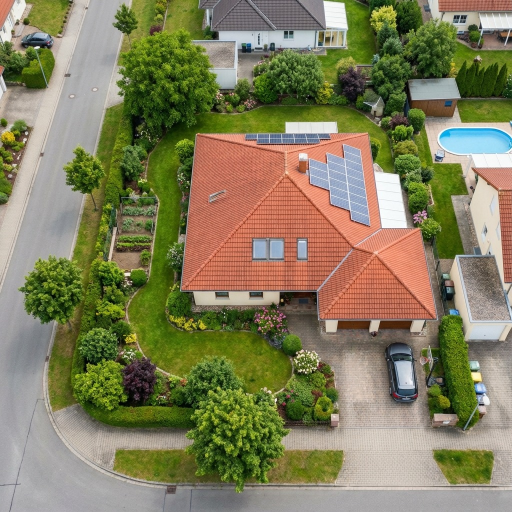
#> input picture backend_frontend/uploads/1af6f528-41a3-4c96-9851-c3e7717f30d0_WhatsApp Image 2025-12-05 at 10.24.25 AM.jpeg, 1024 x 1024 px (shown at 1/2 size)
$ python -i app.py   (imports and definitions only)
#> lines starting #> are read from the running program, lines starting #| are printed output that depends on the picture
import os
import numpy as np
from flask import Flask, render_template, request, send_file, jsonify
from PIL import Image
import io
import uuid

# Eliminated dependency on shape_generator and open3d
# We use our own write_colored_ply function defined below


# [1 line not run here, left out]
# [1 line that did not run here, left out]
# [1 line that did not run here, left out]

# Ensure directories exist
# [2 lines not run here, left out]

def generate_point_cloud_from_image(image_path, output_path, resolution_scale=0.5, z_scale=50.0):
    """
    Convert an image to a 3D point cloud based on pixel intensity.

    Args:
        image_path: Path to the input image
        output_path: Path to save the PLY file
        resolution_scale: Downscale factor to reduce point count (0.0 - 1.0)
        z_scale: Multiplier for the Z-axis (depth)
    """
#> called with output_path = 'out.png', resolution_scale = 0.5, z_scale = 50
    # Load image
    img = Image.open(image_path)
#> img is the input picture: PIL image 1024x1024 RGB; mean R, G, B 130.7, 126.7, 92.5

    # Convert to RGB for colors
    img_rgb = img.convert('RGB')

    # Resize for performance / point cloud density control
    new_width = int(img.width * resolution_scale)
#> new_width = 512
    new_height = int(img.height * resolution_scale)
#> new_height = 512
    img_rgb = img_rgb.resize((new_width, new_height))
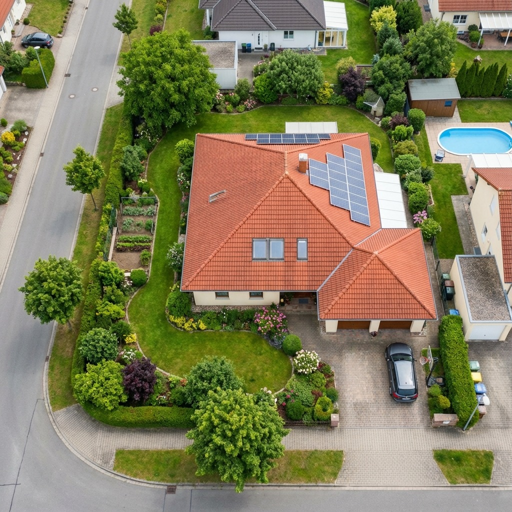
#> img_rgb: PIL image 512x512 RGB; mean R, G, B 130.7, 126.7, 92.5
    img_gray = img_rgb.convert('L') # Grayscale for depth
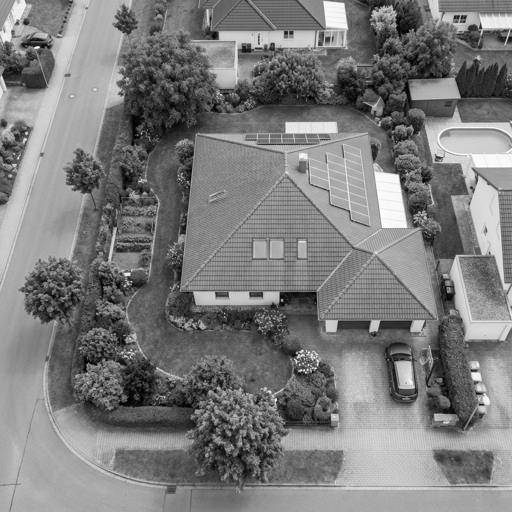
#> img_gray: PIL image 512x512 L; min 0, max 254, mean 124

    # Convert to numpy arrays
    colors = np.array(img_rgb)
    depth_map = np.array(img_gray)

    # Create coordinate grid
    height, width = depth_map.shape
#> height = 512; width = 512
    x = np.linspace(0, width, width)
#> x = 512 values from 0 to 512
    y = np.linspace(0, height, height)
#> y = 512 values from 0 to 512
    xx, yy = np.meshgrid(x, y)

    # Flatten arrays
    flat_x = xx.flatten()
    flat_y = yy.flatten()
    flat_z = depth_map.flatten() / 255.0 * z_scale # Normalize 0-1 then scale

    # Invert Z if needed (usually lighter = closer, so higher Z)
    # But for a "depth map" sometimes darker is deeper.
    # Let's assume lighter is "higher" (hills) for now.

    points = np.column_stack((flat_x, flat_y, flat_z))

    # Labels:
    # The existing write_ply_with_labels requires a label per point.
    # We'll just define a new label "5" for "Image Generated" or reuse 1 (Horizontal)
    # Let's use 0 (Undefined) or 1. Let's use 1 to show up as "Tan" or customize later.
    # Actually, to keep it simple and avoid modifying the reader, we'll just use 1.
    labels = np.ones(points.shape[0], dtype=int)

    # Note: write_ply_with_labels defines colors based on labels in its viewer,
    # but the PLY file itself just stores x,y,z,label.
    # To get REAL colors in a PLY properly, we usually add r,g,b properties.
    # The current 'write_ply_with_labels' implementation DOES NOT support custom RGB colors.
    # It only supports labels.
    # WE WILL MODIFY THE WRITE FUNCTION locally here to support RGB if we want colors,
    # OR we just stick to geometry.
    # For a premium feel, colors are important.
    # Let's create a custom writer here to include RGB.

    write_colored_ply(points, colors.reshape(-1, 3), output_path)

def write_colored_ply(points, colors, filename):
    """
    Write a PLY file with X, Y, Z and R, G, B colors.
    """
#> called with points = array of shape (262144, 3), colors = array of shape (262144, 3), filename = 'out.png'
    header = """ply
format ascii 1.0
element vertex {}
property float x
property float y
property float z
property uchar red
property uchar green
property uchar blue
end_header
""".format(len(points))

    with open(filename, 'w') as f:
        f.write(header)
        for i in range(len(points)):
            p = points[i]
            c = colors[i]
            f.write(f"{p[0]} {p[1]} {p[2]} {int(c[0])} {int(c[1])} {int(c[2])}\n")
#> this loop made 262144 passes
#> (p, c) on passes 1 to 3: ([0, 0, 29.41], [211, 129, 102]), ([1, 0, 31.18], [221, 137, 111]), ([2, 0, 30.2], [217, 131, 106])

# [3 lines that did not run here, left out]

# [32 lines that did not run here, left out]

# [3 lines that did not run here, left out]

# [2 lines not run here, left out]

>>> result = generate_point_cloud_from_image('uploads/1af6f528-41a3-4c96-9851-c3e7717f30d0_WhatsApp Image 2025-12-05 at 10.24.25 AM.jpeg', 'out.png')

$ run again, on backend_frontend/uploads/2687be78-0ae9-4ceb-9975-6be706f3cd16_frame-3.png
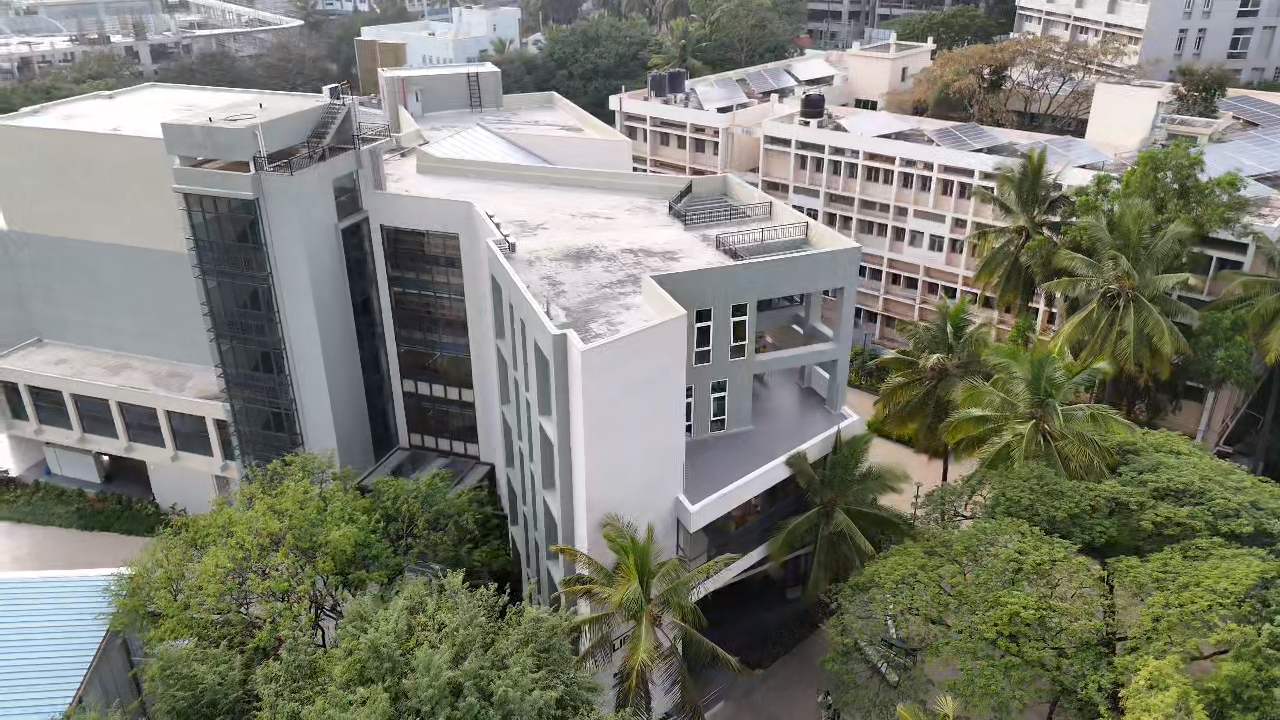
#> input picture backend_frontend/uploads/2687be78-0ae9-4ceb-9975-6be706f3cd16_frame-3.png, 1280 x 720 px
#> in generate_point_cloud_from_image, img is the input picture: PIL image 1280x720 RGBA; mean R, G, B, A 123.7, 125.3, 113.5, 255
#> in generate_point_cloud_from_image, `img_gray = img_rgb.convert('L')`:
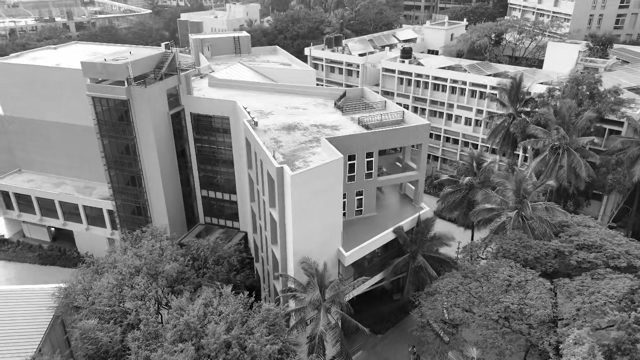
#> img_gray: PIL image 640x360 L; min 1, max 255, mean 123.5
#> the loop in write_colored_ply, `for i in range(len(points)):` made 230400 passes
